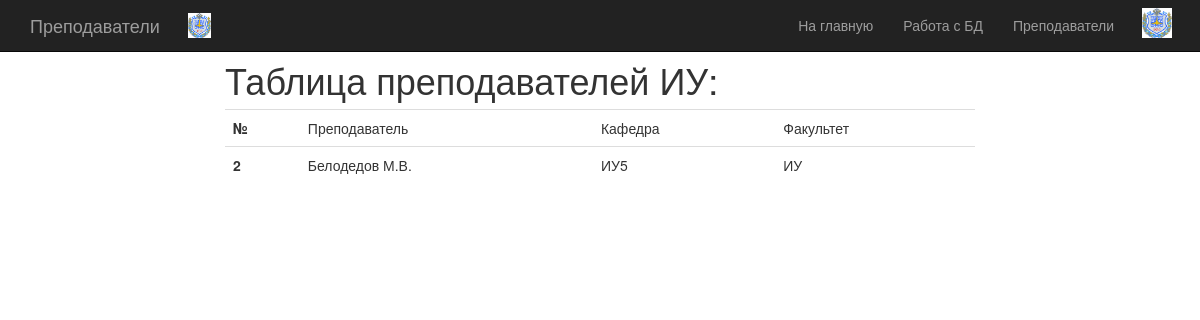
Screenshot of /teachersIU with the database file from the repository.
### my_app/models.py (models this page shows)
class teacherIU(models.Model):
        teacher_fio = models.CharField(max_length=100)
        teacher_department = models.CharField(max_length=100)
        teacher_f = models.CharField(max_length=100)

### my_app/views.py (the view)
# urls.py: url(r'^teachersIU', TeacherIUView.as_view(), name='IU_url'),
class TeacherIUView(ListView):
    model = teacherIU
    template_name = 'IU.html'

### templates/IU.html
{% extends 'base.html' %}
{% block body1 %}
    <div id="header1">
        <div class="container">
            <div class="row centered">
                <div class="col-lg-8 col-lg-offset-2">
                    <h1><br>Таблица преподавателей ИУ:<br></h1>
                <table class="table table-hover table-inverse">
                <tr>
                    <th>№</th>
                    <td>Преподаватель</td>
                    <td>Кафедра</td>
                    <td>Факультет</td>
                </tr>
                {% for teacherIU in object_list %}
                    <tr>
                        <th scope="row">{{teacherIU.id}}</th>
                        <td> {{teacherIU.teacher_fio}} </td>
                        <td>{{ teacherIU.teacher_department }}</td>
                        <td>{{ teacherIU.teacher_f }}</td>
                    </tr>
                {% endfor %}
                </table>
                </div>
            </div>
        </div>
    </div>
{% endblock %}

### rows the page displays
teacherIU: id "2", teacher_fio "Белодедов М.В.", teacher_department "ИУ5", teacher_f "ИУ"
